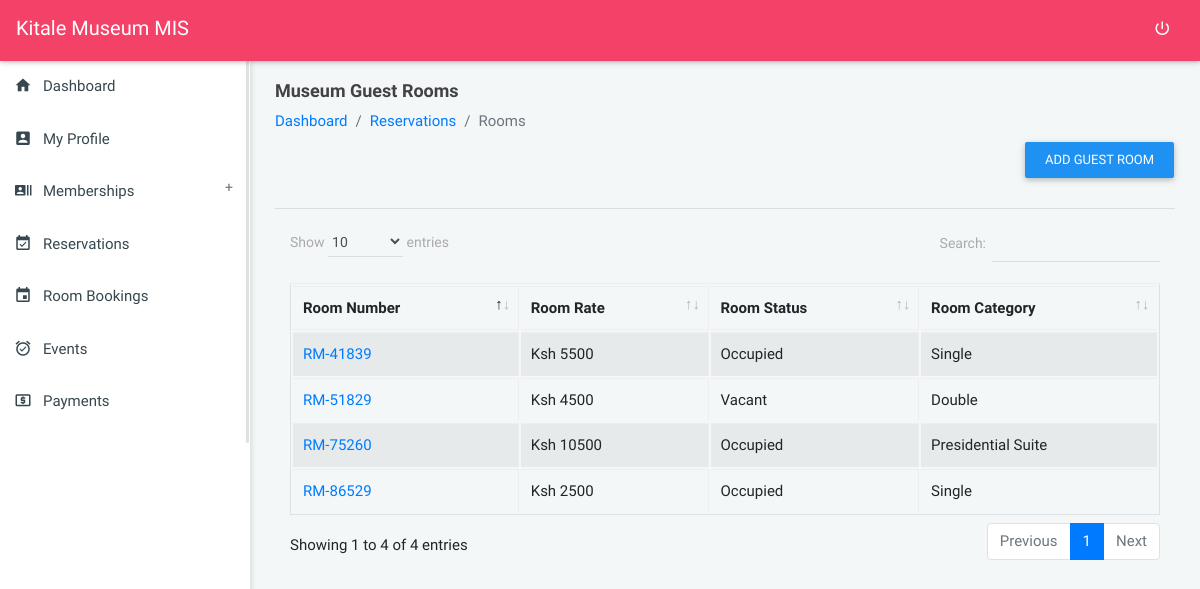
The app's page /modules_bookings_rooms.php (signed in) with its own data.
### tables this page shows
CREATE TABLE `settings` (
  `id` int(20) NOT NULL,
  `name` longtext DEFAULT NULL,
  `tagline` longtext DEFAULT NULL,
  `logo` longtext DEFAULT NULL,
  `mailer_host` varchar(200) DEFAULT NULL,
  `mailer_username` varchar(200) DEFAULT NULL,
  `mailer_from_email` varchar(200) DEFAULT NULL,
  `mailer_password` varchar(200) DEFAULT NULL
);

CREATE TABLE `rooms` (
  `room_id` varchar(200) NOT NULL,
  `room_number` varchar(200) DEFAULT NULL,
  `room_type` longtext DEFAULT NULL,
  `room_status` varchar(200) NOT NULL DEFAULT 'Vacant',
  `room_rate` varchar(200) DEFAULT NULL
);

### modules_bookings_rooms.php (the view, shortened to what this page needs)
<?php
require_once('config/config.php');
require_once('partials/head.php');
?>
<body class="theme-red">
    <?php require_once('partials/navigation.php'); ?>
    <?php require_once('partials/sidebar.php'); ?>
    <section class="content">
        <div class="container-fluid">
            <div class="block-header">
                <div class="row">
                    <div class="col-lg-12 col-md-6 col-sm-7">
                        <h2>Museum Guest Rooms</h2>
                        <ul class="breadcrumb">
                            <li class="breadcrumb-item"><a href="dashboard">Dashboard</a></li>
                            <li class="breadcrumb-item"><a href="dashboard">Reservations</a></li>
                            <li class="breadcrumb-item active">Rooms</li>
                        </ul>
                        <div class="text-right">
                            <button type="button" class="btn btn-primary" data-toggle="modal" data-target="#add_modal">Add Guest Room</button>
                        </div>
                    </div>
                </div>
            </div>
            <hr>
            <div class="row clearfix">
                <div class="col-lg-12 col-md-12 col-sm-12">
                    <div class="table-responsive">
                        <table class="table table-bordered table-striped table-hover js-basic-example dataTable">
                            <thead>
                                <tr>
                                    <th>Room Number</th>
                                    <th>Room Rate</th>
                                    <th>Room Status</th>
                                    <th>Room Category</th>
                                </tr>
                            </thead>
                            <tbody>
                                <?php
                                $ret = "SELECT * FROM rooms  ";
                                $stmt = $mysqli->prepare($ret);
                                $stmt->execute();
                                $res = $stmt->get_result();
                                while ($rooms = $res->fetch_object()) {
                                ?>
                                    <tr>
                                        <td>
                                            <a href="modules_bookings_room?view=<?php echo $rooms->room_id; ?>">
                                                <?php echo $rooms->room_number; ?>
                                            </a>
                                        </td>
                                        <td>Ksh <?php echo $rooms->room_rate; ?></td>
                                        <td><?php echo $rooms->room_status; ?></td>
                                        <td><?php echo $rooms->room_type; ?></td>
                                    </tr>
                                <?php
                                } ?>
                            </tbody>
                        </table>
                    </div>
                </div>
            </div>
        </div>
    </section>
</body>
</html>

### partials/navigation.php (shortened to what this page needs)
<?php
$user_rank = $_SESSION['user_access_level'];
$ret = "SELECT * FROM settings";
$stmt = $mysqli->prepare($ret);
$stmt->execute();
$res = $stmt->get_result();
while ($sys = $res->fetch_object()) {
    if ($user_rank == 'Member') {
?>
        <nav class="navbar">
            <div class="col-12">
                <div class="navbar-header">
                    <a href="javascript:void(0);" class="bars"></a>
                    <a class="navbar-brand" href="home"><?php echo $sys->name; ?> MIS</a>
                </div>
                <ul class="nav navbar-nav navbar-right">
                    <li><a href="logout" class="mega-menu" data-close="true"><i class="zmdi zmdi-power"></i></a></li>
                </ul>
            </div>
        </nav>
    <?php
    } else {
    ?>
        <nav class="navbar">
            <div class="col-12">
                <div class="navbar-header">
                    <a class="navbar-brand" href="dashboard"><?php echo $sys->name; ?> MIS</a>
                </div>
                <ul class="nav navbar-nav navbar-right">
                    <li><a href="logout" class="mega-menu" data-close="true"><i class="zmdi zmdi-power"></i></a></li>
                </ul>
            </div>
        </nav>
<?php
    }
}
?>

### assets/css/all-themes.css (style rules this page uses)
.theme-red .bars, .theme-red .navbar-brand, .theme-red .navbar-brand:hover, .theme-red .navbar-brand:active, .theme-red .navbar-brand:focus, .theme-red .nav > li > a { color: #fff; }
.theme-red .nav > li > a:hover, .theme-red .nav > li > a:focus, .theme-red .nav .open > a, .theme-red .nav .open > a:hover, .theme-red .nav .open > a:focus .theme-red .sidebar .menu .list li.active, { background-color: transparent; }
.theme-purple .nav > li > a:hover, .theme-purple .nav > li > a:focus, .theme-purple .nav .open > a, .theme-purple .nav .open > a:hover, .theme-purple .nav .open > a:focus .theme-purple .sidebar .menu .list li.active, { background-color: transparent; }
.theme-deep-purple .nav > li > a:hover, .theme-deep-purple .nav > li > a:focus, .theme-deep-purple .nav .open > a, .theme-deep-purple .nav .open > a:hover, .theme-deep-purple .nav .open > a:focus .theme-deep-purple .sidebar .menu .list li.active, { background-color: transparent; }
.theme-blue .nav > li > a:hover, .theme-blue .nav > li > a:focus, .theme-blue .nav .open > a, .theme-blue .nav .open > a:hover, .theme-blue .nav .open > a:focus .theme-blue .sidebar .menu .list li.active, { background-color: transparent; }
.theme-cyan .nav > li > a:hover, .theme-cyan .nav > li > a:focus, .theme-cyan .nav .open > a, .theme-cyan .nav .open > a:hover, .theme-cyan .nav .open > a:focus .theme-cyan .sidebar .menu .list li.active, { background-color: transparent; }
.theme-blue-grey .nav > li > a:hover, .theme-blue-grey .nav > li > a:focus, .theme-blue-grey .nav .open > a, .theme-blue-grey .nav .open > a:hover, .theme-blue-grey .nav .open > a:focus .theme-blue-grey .sidebar .menu .list li.active, { background-color: transparent; }
.theme-black .nav > li > a:hover, .theme-black .nav > li > a:focus, .theme-black .nav .open > a, .theme-black .nav .open > a:hover, .theme-black .nav .open > a:focus .theme-black .sidebar .menu .list li.active, { background-color: transparent; }
.theme-green .nav > li > a:hover, .theme-green .nav > li > a:focus, .theme-green .nav .open > a, .theme-green .nav .open > a:hover, .theme-green .nav .open > a:focus .theme-green .sidebar .menu .list li.active, { background-color: transparent; }
.theme-orange .nav > li > a:hover, .theme-orange .nav > li > a:focus, .theme-orange .nav .open > a, .theme-orange .nav .open > a:hover, .theme-orange .nav .open > a:focus .theme-orange .sidebar .menu .list li.active, { background-color: transparent; }
.theme-blush .nav > li > a:hover, .theme-blush .nav > li > a:focus, .theme-blush .nav .open > a, .theme-blush .nav .open > a:hover, .theme-blush .nav .open > a:focus .theme-blush .sidebar .menu .list li.active, { background-color: transparent; }

### records on screen
settings: name "Kitale Museum"
rooms: room_number "RM-86529", room_rate "2500", room_status "Occupied", room_type "Single"
rooms: room_number "RM-51829", room_rate "4500", room_status "Vacant", room_type "Double"
rooms: room_number "RM-41839", room_rate "5500", room_status "Occupied", room_type "Single"
rooms: room_number "RM-75260", room_rate "10500", room_status "Occupied", room_type "Presidential Suite"
